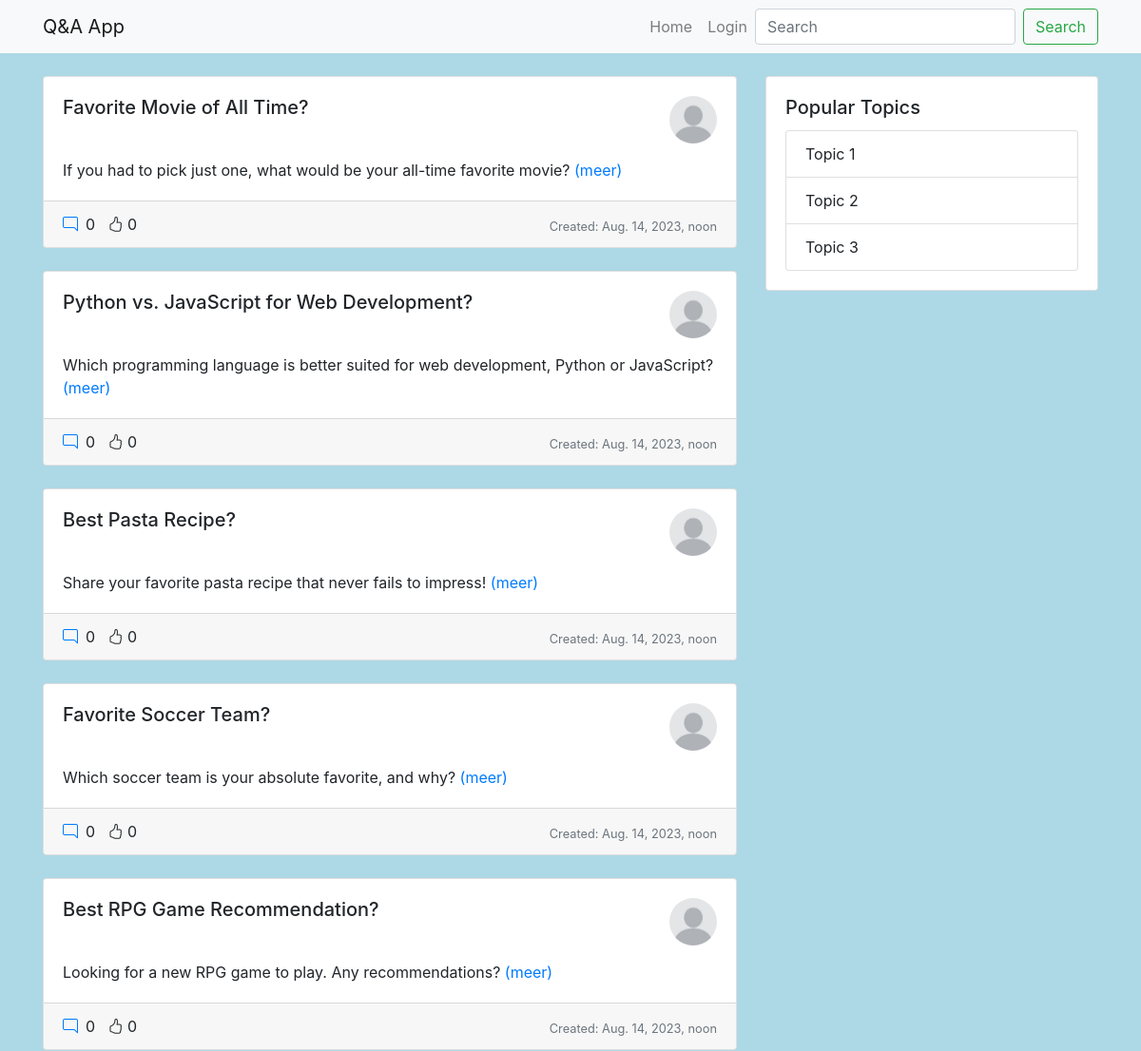
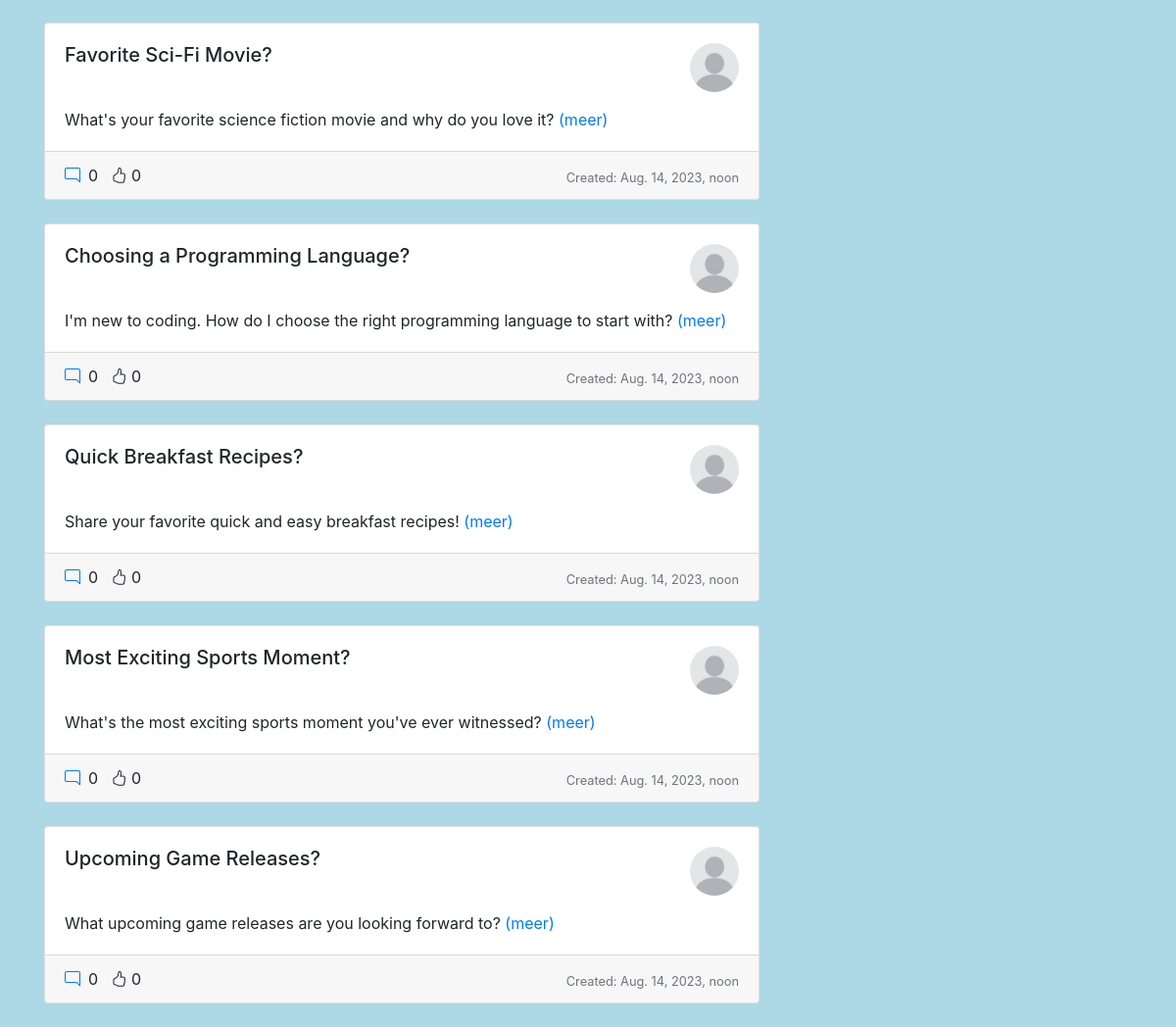
The page / on the database its author committed (2 pictures, top to bottom).
### base/models.py (models this page shows, shortened)
class Question(models.Model):
    author = models.ForeignKey(Profile, on_delete=models.CASCADE)
    title = models.CharField(max_length=200)
    text = models.TextField(max_length=2000)
    category = models.ForeignKey(Category, on_delete=models.CASCADE)
    created_at = models.DateTimeField(auto_now_add=True)
    updated_at = models.DateTimeField(auto_now=True)
    def get_upvote_count(self):
        upvotes_for_question = Upvote.objects.filter(question=self)
        return upvotes_for_question.count()
    def get_comment_count(self):
        comments_on_question = Comment.objects.filter(question=self)
        return comments_on_question.count()

### users/models.py (models this page shows, shortened)
class Profile(models.Model):
    user = models.OneToOneField(User, on_delete=models.CASCADE, related_name='profile')
    avatar = models.ImageField(default='avatars/default.jpg', upload_to="avatars/")
    bio = models.TextField(max_length=300, blank=True)
    language = models.CharField(max_length=30, blank=True)

### base/views.py (the view)
# urls.py: path("", QuestionListView.as_view(), name="question-list-view"),
class QuestionListView(ListView):
    model = Question
    template_name = "base/question_list_view.html"
    context_object_name = "questions"
    ordering = ['-created_at']

### base/templates/base/question_list_view.html (shortened to what this page needs)
{% extends 'base.html' %}>
{% block content %}
<div class="container mt-4">
  <div class="row">
    <div class="col-lg-8">
        {% for question in questions %}
          <div class="card mb-4">
            <div class="card-body">
                <div class="d-flex justify-content-between mb-3">
                    <h5 class="card-title">{{ question.title }}</h5>
                    <img src="{{ question.author.avatar.url }}" alt="{{ question.author.user.username }}" class="rounded-circle" style="width: 50px; height: 50px;">
                </div>
                <p class="card-text">{{ question.text|truncatechars:300 }} <a href="{% url 'question-detail-view' question.pk %}">(meer)</a></p>
            </div>
            <div class="card-footer d-flex justify-content-between">
              <div class="d-flex">
                <span><a href="{% url 'question-detail-view' question.id %}" class="mr-2"><i class="bi bi-chat-right"></i></a>{{ question.get_comment_count }}</span>
                  <span>&nbsp;&nbsp;&nbsp;</span>
                    <form>
                      <div id="upvote-container">
                        <a data-hx-post="{% url 'upvote-view' question.id %}"
                           data-hx-target="#upvote-count{{ question.id }}">
                         <i class="bi bi-hand-thumbs-up"></i>
                        </a>
                        <span id="upvote-count{{ question.id }}">{{ question.get_upvote_count }}</span>
                      </div>
                    </form>
              </div>
              <small class="text-muted mt-auto">Created: {{ question.created_at }}</small>
            </div>
          </div>
        {% endfor %}
    </div>
    <div class="col-lg-4">
      <div class="card">
        <div class="card-body">
          <h5 class="card-title">Popular Topics</h5>
          <ul class="list-group">
            <li class="list-group-item">Topic 1</li>
            <li class="list-group-item">Topic 2</li>
            <li class="list-group-item">Topic 3</li>
          </ul>
        </div>
      </div>
    </div>
  </div>
</div>
{% endblock %}

### static/css/app.css (style rules this page uses)
body { background: lightblue; }

### rows shown on the page
Question: title "Favorite Movie of All Time?", author.avatar (placeholder picture), text "If you had to pick just one, what would be your all-time favorite movie?", get_comment_count "0", get_upvote_count "0", created_at "Aug. 14, 2023, noon"
Question: title "Python vs. JavaScript for Web Development?", author.avatar (placeholder picture), text "Which programming language is better suited for web development, Python or JavaScript?", get_comment_count "0", get_upvote_count "0", created_at "Aug. 14, 2023, noon"
Question: title "Best Pasta Recipe?", author.avatar (placeholder picture), text "Share your favorite pasta recipe that never fails to impress!", get_comment_count "0", get_upvote_count "0", created_at "Aug. 14, 2023, noon"
Question: title "Favorite Soccer Team?", author.avatar (placeholder picture), text "Which soccer team is your absolute favorite, and why?", get_comment_count "0", get_upvote_count "0", created_at "Aug. 14, 2023, noon"
Question: title "Best RPG Game Recommendation?", author.avatar (placeholder picture), text "Looking for a new RPG game to play. Any recommendations?", get_comment_count "0", get_upvote_count "0", created_at "Aug. 14, 2023, noon"
Question: title "Favorite Sci-Fi Movie?", author.avatar (placeholder picture), text "What's your favorite science fiction movie and why do you love it?", get_comment_count "0", get_upvote_count "0", created_at "Aug. 14, 2023, noon"
Question: title "Choosing a Programming Language?", author.avatar (placeholder picture), text "I'm new to coding. How do I choose the right programming language to start with?", get_comment_count "0", get_upvote_count "0", created_at "Aug. 14, 2023, noon"
Question: title "Quick Breakfast Recipes?", author.avatar (placeholder picture), text "Share your favorite quick and easy breakfast recipes!", get_comment_count "0", get_upvote_count "0", created_at "Aug. 14, 2023, noon"
Question: title "Most Exciting Sports Moment?", author.avatar (placeholder picture), text "What's the most exciting sports moment you've ever witnessed?", get_comment_count "0", get_upvote_count "0", created_at "Aug. 14, 2023, noon"
Question: title "Upcoming Game Releases?", author.avatar (placeholder picture), text "What upcoming game releases are you looking forward to?", get_comment_count "0", get_upvote_count "0", created_at "Aug. 14, 2023, noon"
